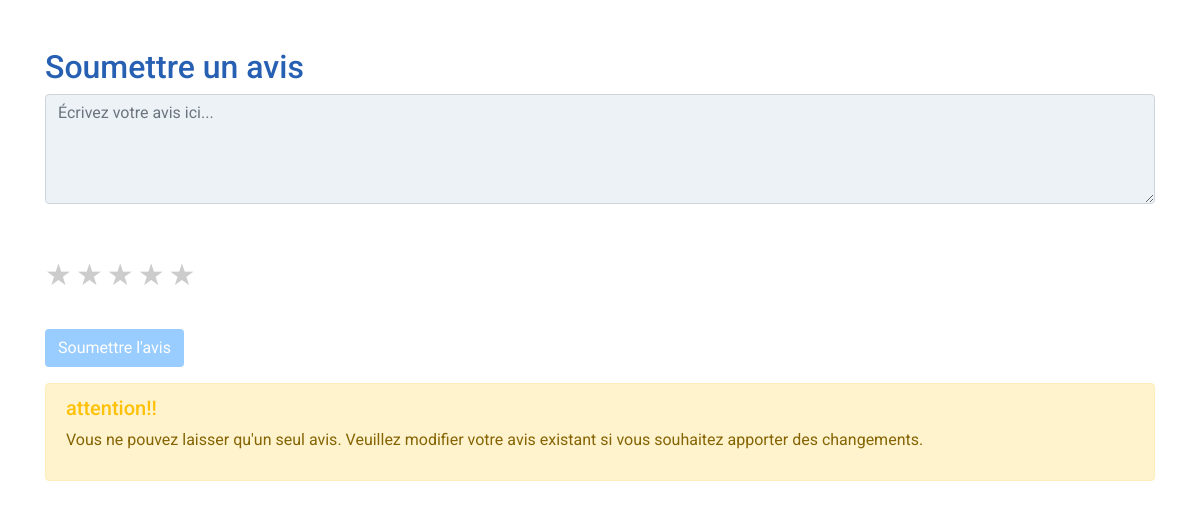
Page /front_office/review.php (signed in) on the earlier database version.
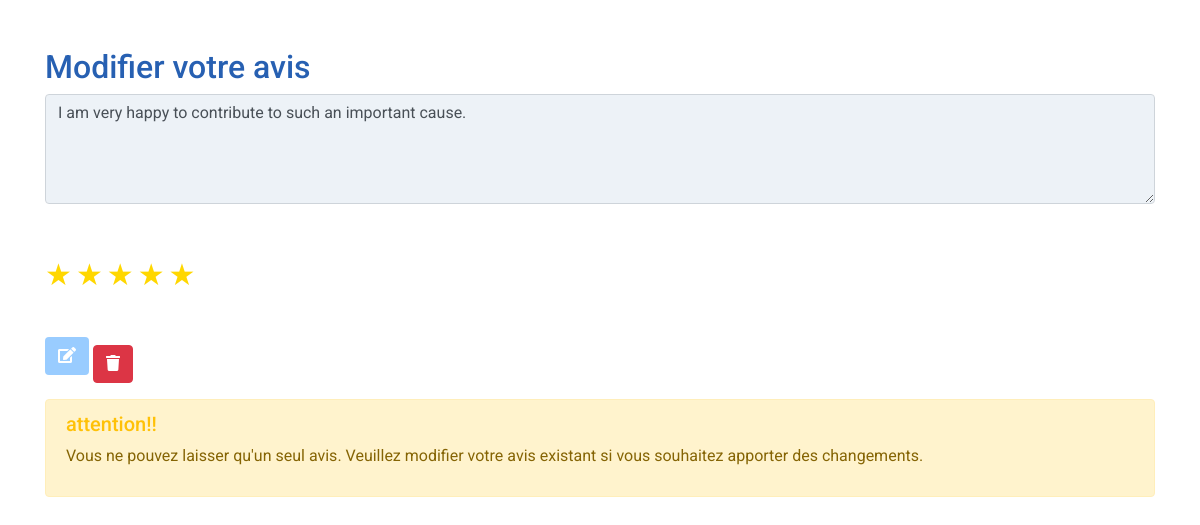
Same page on the later database version.
### tables this page shows
CREATE TABLE `reviews` (
  `id` int(11) NOT NULL,
  `user_id` int(11) NOT NULL,
  `review_text` text NOT NULL,
  `rating` int(11) NOT NULL CHECK (`rating` >= 1 and `rating` <= 5),
  `created_at` timestamp NOT NULL DEFAULT current_timestamp()
);

### front_office/review.php (the view, shortened to what this page needs)
<?php
require_once 'db.php';
$user_id = $_SESSION['id'];
$review_query = "SELECT * FROM reviews WHERE user_id = $user_id";
$review_result = mysqli_query($conn, $review_query);
$review_data = mysqli_fetch_assoc($review_result);
?>
<!DOCTYPE html>
<html lang="fr">
<head>
    <link href="https://cdn.jsdelivr.net/npm/bootstrap@4.5.2/dist/css/bootstrap.min.css" rel="stylesheet">
    <link rel="stylesheet" href="https://cdnjs.cloudflare.com/ajax/libs/font-awesome/5.14.0/css/all.min.css">
    <link rel="stylesheet" href="../assets/css/style.css">
</head>
<body class="container mt-5">
    <h2 class="titre2 mt-5" ><?php echo $review_data ? 'Modifier votre avis' : 'Soumettre un avis'; ?></h2>
    <form action="review.php" method="post">
        <textarea name="review_text" rows="4" cols="50" class="form-control" placeholder="Écrivez votre avis ici..." required><?php echo $review_data['review_text'] ?? ''; ?></textarea><br><br>
        <div class="star-rating">
            <label for="star5">&#9733;</label>
            <label for="star4">&#9733;</label>
            <label for="star3">&#9733;</label>
            <label for="star2">&#9733;</label>
            <label for="star1">&#9733;</label>
        </div><br><br>
        <button type="submit" class="btn" id="btn2"><?php echo $review_data ? '<i class="fas fa-edit"></i>' : 'Soumettre l\'avis'; ?></button>
    <?php if ($review_data): ?>
        <a href="review.php?delete=<?php echo $review_data['id']; ?>" class="btn btn-danger mt-3" onclick="return confirm('Êtes-vous sûr de vouloir supprimer cet avis ?');"><i class="fa fa-trash" aria-hidden="true"></i></a>
        <?php endif; ?></form>
    <div class="alert alert-warning mt-3">
        <h5 class="text-warning"><i class="fas fa-triangle-exclamation"></i>attention!!</h5>
        <p > Vous ne pouvez laisser qu'un seul avis. Veuillez modifier votre avis existant si vous souhaitez apporter des changements.</p>
    </div>
</body>
</html>

### assets/css/style.css (style rules this page uses)
body { font-family: 'Roboto', sans-serif; }
#btn2 { color: white; background-color: #99CCFF; }
.star-rating { display: inline-block; direction: rtl; }
.star-rating label { font-size: 30px; color: #ccc; cursor: pointer; }
.star-rating input:checked~label { color: gold; }
.titre2 { color: #2760b2; }
.form-control { background-color: #EDF2F7; }

### front_office/review.php (style rules this page uses)
.star-rating { display: inline-block; direction: rtl; }
.star-rating label { font-size: 30px; color: #ccc; cursor: pointer; }
.star-rating input:checked ~ label { color: gold; }

Differences in the rows shown:
added reviews: review_text "I am very happy to contribute to such an important cause."
Other differences:
text no longer shown: "Soumettre un avis Soumettre l ' avis"
text now shown: "Modifier votre avis"
